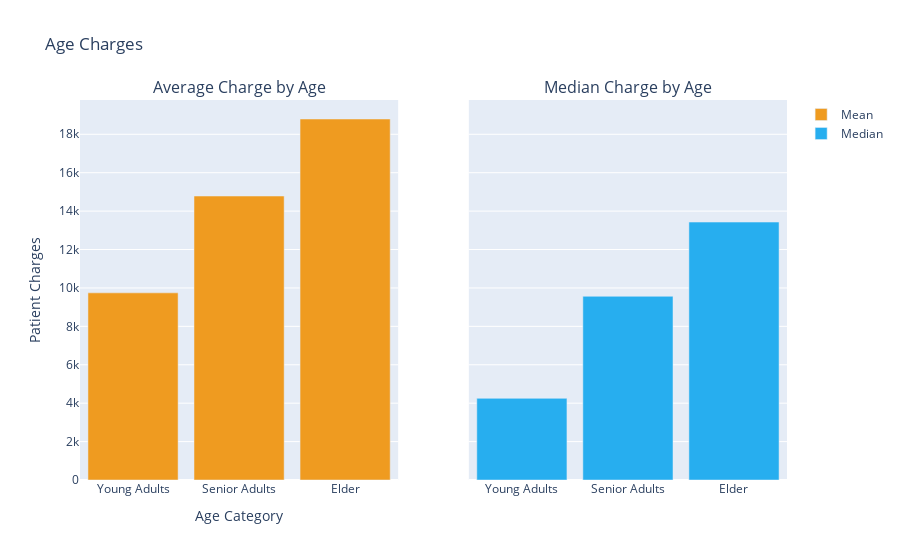

Notebook code for this chart:
### Code cell
# Mean could be affected easily by outliers or extreme cases.
# Means
avg_ya_charge = df["charges"].loc[df["age_cat"] == "Young Adult"].mean()
avg_sa_charge = df["charges"].loc[df["age_cat"] == "Senior Adult"].mean()
avg_e_charge = df["charges"].loc[df["age_cat"] == "Elder"].mean()

# Median
med_ya_charge = df["charges"].loc[df["age_cat"] == "Young Adult"].median()
med_sa_charge = df["charges"].loc[df["age_cat"] == "Senior Adult"].median()
med_e_charge = df["charges"].loc[df["age_cat"] == "Elder"].median()

average_plot = go.Bar(
    x=['Young Adults', 'Senior Adults', 'Elder'],
    y=[avg_ya_charge, avg_sa_charge, avg_e_charge],
    name='Mean',
    marker=dict(
        color="#ef9b20"
    )
)
med_plot = go.Bar(
    x=['Young Adults', 'Senior Adults', 'Elder'],
    y=[med_ya_charge, med_sa_charge, med_e_charge],
    name='Median',
    marker=dict(
        color="#27aeef"
    )
)


fig = tools.make_subplots(rows=1, cols=2, specs=[[{}, {}]],
                          subplot_titles=('Average Charge by Age','Median Charge by Age'),
                         shared_yaxes=True, print_grid=False)


fig.append_trace(average_plot, 1, 1)
fig.append_trace(med_plot, 1, 2)


fig['layout'].update(showlegend=True, title='Age Charges', xaxis=dict(title="Age Category"), yaxis=dict(title="Patient Charges"), bargap=0.15)
iplot(fig, filename='custom-sized-subplot-with-subplot-titles')

### Figure 1 — Plotly figure (JSON) as saved in the notebook; plotly's stock layout.template omitted (floating-point values rounded to 4 significant figures)
{"data": [{"marker": {"color": "#ef9b20"}, "name": "Mean", "type": "bar", "x": ["Young Adults", "Senior Adults", "Elder"], "xaxis": "x", "y": [9744.0, 14790.0, 18800.0], "yaxis": "y"}, {"marker": {"color": "#27aeef"}, "name": "Median", "type": "bar", "x": ["Young Adults", "Senior Adults", "Elder"], "xaxis": "x2", "y": [4252.0, 9565.0, 13430.0], "yaxis": "y2"}], "layout": {"annotations": [{"font": {"size": 16}, "showarrow": false, "text": "Average Charge by Age", "x": 0.225, "xanchor": "center", "xref": "paper", "y": 1, "yanchor": "bottom", "yref": "paper"}, {"font": {"size": 16}, "showarrow": false, "text": "Median Charge by Age", "x": 0.775, "xanchor": "center", "xref": "paper", "y": 1, "yanchor": "bottom", "yref": "paper"}], "bargap": 0.15, "showlegend": true, "title": {"text": "Age Charges"}, "xaxis": {"anchor": "y", "domain": [0, 0.45], "title": {"text": "Age Category"}}, "xaxis2": {"anchor": "y2", "domain": [0.55, 1]}, "yaxis": {"anchor": "x", "domain": [0, 1], "title": {"text": "Patient Charges"}}, "yaxis2": {"anchor": "x2", "domain": [0, 1], "matches": "y", "showticklabels": false}}}
